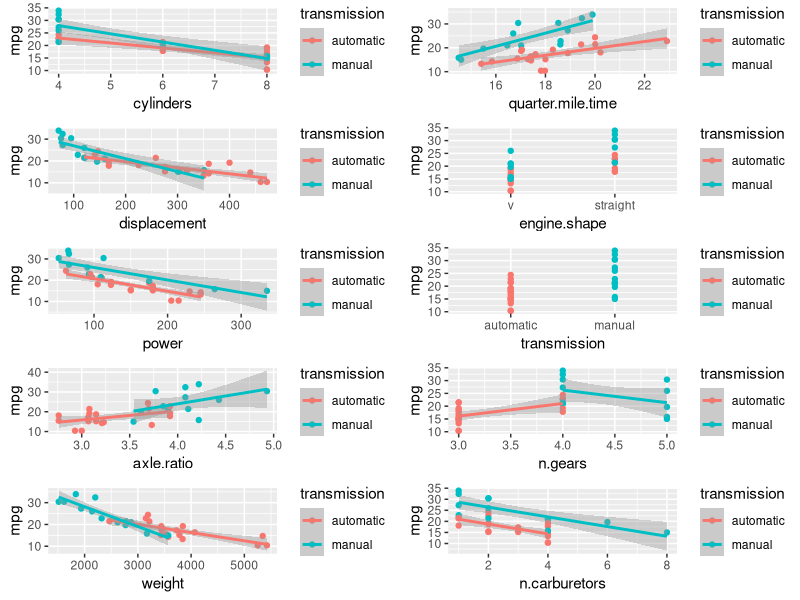

Source code (R):
## ---- chunk 1
# Multiple plot function
#
# ggplot objects can be passed in ..., or to plotlist (as a list of ggplot objects)
# - cols:   Number of columns in layout
# - layout: A matrix specifying the layout. If present, 'cols' is ignored.
#
# If the layout is something like matrix(c(1,2,3,3), nrow=2, byrow=TRUE),
# then plot 1 will go in the upper left, 2 will go in the upper right, and
# 3 will go all the way across the bottom.
#
multiplot <- function(..., plotlist=NULL, file, cols=1, layout=NULL) {
  library(grid)

  # Make a list from the ... arguments and plotlist
  plots <- c(list(...), plotlist)

  numPlots = length(plots)

  # If layout is NULL, then use 'cols' to determine layout
  if (is.null(layout)) {
    # Make the panel
    # ncol: Number of columns of plots
    # nrow: Number of rows needed, calculated from # of cols
    layout <- matrix(seq(1, cols * ceiling(numPlots/cols)),
                    ncol = cols, nrow = ceiling(numPlots/cols))
  }

 if (numPlots==1) {
    print(plots[[1]])

  } else {
    # Set up the page
    grid.newpage()
    pushViewport(viewport(layout = grid.layout(nrow(layout), ncol(layout))))

    # Make each plot, in the correct location
    for (i in 1:numPlots) {
      # Get the i,j matrix positions of the regions that contain this subplot
      matchidx <- as.data.frame(which(layout == i, arr.ind = TRUE))

      print(plots[[i]], vp = viewport(layout.pos.row = matchidx$row,
                                      layout.pos.col = matchidx$col))
    }
  }
}
## ---- chunk 2
library(datasets)
library(dplyr)
library(xtable)
library(ggplot2)

setwd("~/../datascience/RegressionModels-MotorCars")
data(mtcars)

# rename vars
mtcars <- rename(mtcars, cylinders=cyl, displacement=disp, power=hp, 
                 axle.ratio=drat, weight=wt, quarter.mile.time=qsec, 
                 engine.shape=vs, transmission=am, n.gears=gear, 
                 n.carburetors=carb)
## ---- chunk 3
# clarify values based on ?mtcars info
mtcars <- mutate(mtcars,
                 weight=weight*1000,
                 engine.shape=factor(engine.shape, levels=c(0,1), 
                                     labels=c("v","straight")),
                 transmission=factor(transmission, levels=c(0,1),
                                     labels=c("automatic","manual")))
## ---- chunk 4
tab <- xtable(head(mtcars))
print(tab, type = "html")
## ---- chunk 5
# MPG vs feature broken out between automatic and manual
gg  <- list()

ii <- 0
for (feat.name in names(mtcars)[2:ncol(mtcars)]) {
    #tmp <- select(mtcars, mpg, transmission, feat.name)
    #rename(tmp, )
    ii <- ii + 1
    gg[[ii]] <- ggplot(mtcars, aes_string(x=feat.name, 
                                          y="mpg", 
                                          col="transmission")) +
        geom_point() + 
        geom_smooth(method="lm") 
}

multiplot(plotlist = gg, cols=2)
